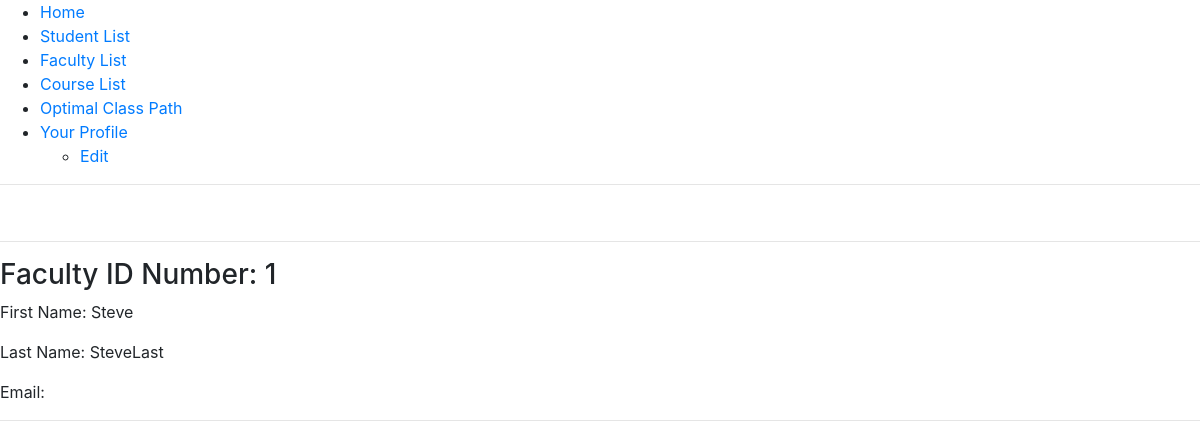
Screenshot of /LandingPage/1/faculty with the database file from the repository.
### accounts/models.py (models this page shows, shortened)
class Faculty(models.Model):
	faculty_id = models.IntegerField()
	faculty_name_first = models.CharField(max_length=50)
	faculty_name_last = models.CharField(max_length=50)
	faculty_email = models.CharField(max_length=50)

### LandingPage/views.py (the view)
# urls.py: path('<int:faculty_id_in>/faculty', views.FacultySingleView, name='single_faculty'),
def FacultySingleView(request, faculty_id_in):
	try:
		faculty = Faculty.objects.get(faculty_id=faculty_id_in)
	except:
		return render(request, 'LandingPage/missing_faculty.html')
	return render(request, 'LandingPage/single_faculty.html', {'faculty': faculty})

### LandingPage/templates/LandingPage/single_faculty.html
{% extends 'base_layout.html' %}
{% block content %}
<h3> Faculty ID Number: {{faculty.faculty_id}} </h3>
<p> First Name: {{faculty.faculty_name_first}}  </p>
<p> Last Name: {{faculty.faculty_name_last}}  </p>
<p> Email: {{faculty.faculty_email}}  </p>
{% endblock %}

### rows the page displays
Faculty: faculty_id "1", faculty_name_first "Steve", faculty_name_last "SteveLast"
